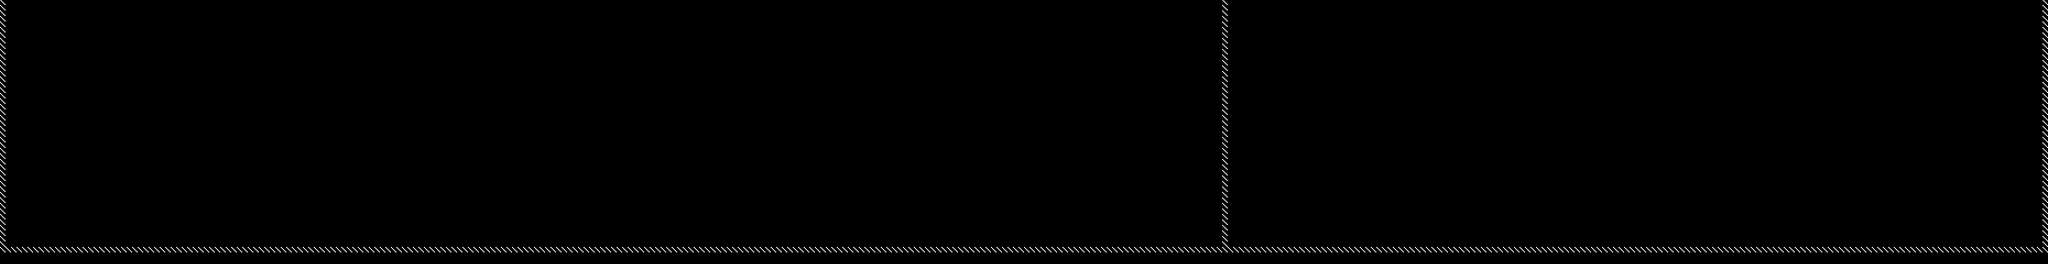

A 2D game scene composited from a Tiled map and its tileset images. What follows is a short description and the map's XML, with each tile layer's data collapsed to a summary:
An orthogonal 372x48 tile map with 10x10 px tiles, 1 tile layer (Tile Layer 1), 3 tilesets.

<map version="1.0" orientation="orthogonal" renderorder="right-down" width="372" height="48" tilewidth="10" tileheight="10" nextobjectid="11">
 <tileset firstgid="1" name="debug10x10" tilewidth="10" tileheight="10" tilecount="1" columns="1">
  <image source="../assets/graphics/debug/tile10x10.gif" width="10" height="10" />
 </tileset>
 <tileset firstgid="2" name="box" tilewidth="40" tileheight="40" tilecount="1" columns="1">
  <image source="../assets/graphics/debug/box.gif" width="40" height="40" />
 </tileset>
 <tileset firstgid="3" name="debug_door" tilewidth="50" tileheight="80" tilecount="6" columns="6">
  <image source="../assets/graphics/debug/door.gif" width="300" height="80" />
 </tileset>
 <layer name="Tile Layer 1" width="372" height="48" offsetx="0" offsety="-1">
  <data>[17856 cells, 507 non-empty, 1 distinct tile ids]</data>
 </layer>
</map>
